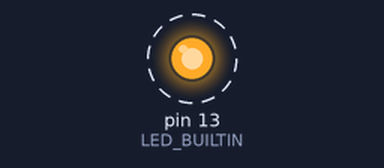
A sketch run on a simulated Arduino Uno, built with avr-gcc and run on an emulated ATmega328P. Shown: output pins drawn as LEDs (lit = HIGH). Dashed ring = blinking. What the sketch prints to the serial monitor is not drawn.

Above: at 0.2 s.
Timing chart, 0 to 3.0 s (numbered marks = the images above):
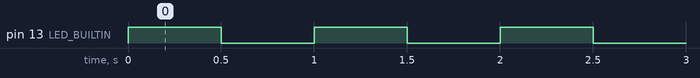

The sketch:

ArduinoBlink.ino
```cpp
void setup() {
  Serial.begin(115200);
  Serial.println("hallo vom arduino");
  pinMode(LED_BUILTIN, OUTPUT);
}
void loop() {
  digitalWrite(LED_BUILTIN, HIGH);
  delay(500);
  digitalWrite(LED_BUILTIN, LOW);
  delay(500);
}
```

Measured:
- by itself, pin 13 (LED_BUILTIN): alternates HIGH for 0.50 s and LOW for 0.50 s
